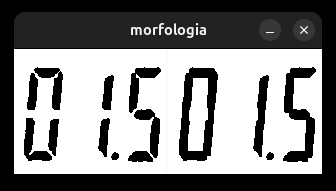
//> input picture PDI/morfo/1.png, 336 x 191 px
$ ./morfologia 1.png   (built with g++ and OpenCV 4)
//> lines starting //> are read from the running program, lines starting //| are printed output that depends on the picture


#include <iostream>
#include <opencv2/opencv.hpp>

int main(int argc, char** argv) {
  cv::Mat image, morfoImg, dilatacao;
  cv::Mat str;

  if (argc != 2) {
    std::cout << "morfologia entrada saida\n";
  }

  image = cv::imread(argv[1], cv::IMREAD_UNCHANGED);
//> image is the input picture: 191 rows x 336 cols, CV_8UC4; mean B, G, R, A 131.4, 131.4, 131.4, 204.2
  cv::bitwise_not(image, image);
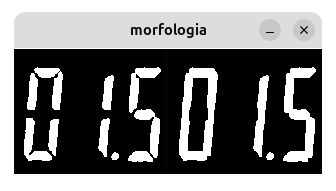
//> image: 191 rows x 336 cols, CV_8UC4; mean B, G, R, A 123.6, 123.6, 123.6, 50.8

//  image = cv::imread(argv[1], -1);

  if(image.empty()) {
    std::cout << "Erro ao carregar a imagem: " << argv[1] << std::endl;
    return -1;
  }

  // elemento estruturante
  str = cv::getStructuringElement(cv::MORPH_RECT, cv::Size(4, 11));

  // dilatacao
  cv::dilate(image, dilatacao, str);
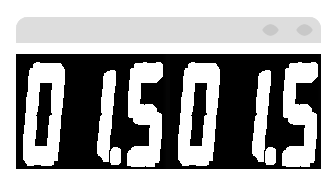
//> dilatacao: 191 rows x 336 cols, CV_8UC4; mean B, G, R, A 163.8, 163.8, 163.8, 65
  cv::erode(dilatacao, morfoImg, str);
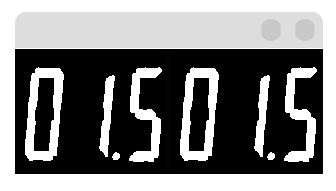
//> morfoImg: 191 rows x 336 cols, CV_8UC4; mean B, G, R, A 126.2, 126.2, 126.2, 50.8
  cv::bitwise_not(image, image);
  cv::bitwise_not(morfoImg, morfoImg);
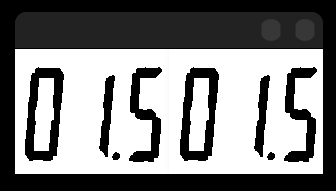
//> morfoImg: 191 rows x 336 cols, CV_8UC4; mean B, G, R, A 128.8, 128.8, 128.8, 204.2

 cv::Mat matArray[] = {image, morfoImg};
  cv::hconcat(matArray, 2, image);
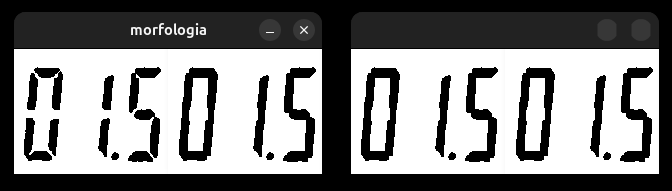
//> image: 191 rows x 672 cols, CV_8UC4; mean B, G, R, A 130.1, 130.1, 130.1, 204.2
  cv::imshow("morfologia", image);

  cv::waitKey();
  return 0;
}

$ run again, on PDI/morfo/3.png
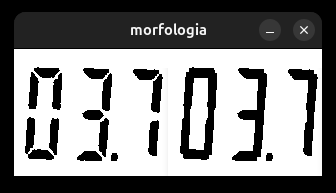
//> input picture PDI/morfo/3.png, 336 x 193 px
//> image is the input picture: 193 rows x 336 cols, CV_8UC4; mean B, G, R, A 131.5, 131.5, 131.5, 204.6
//> `cv::erode(dilatacao, morfoImg, str);`:
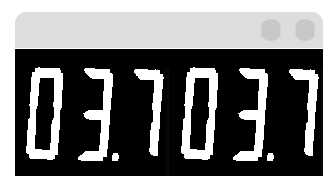
//> morfoImg: 193 rows x 336 cols, CV_8UC4; mean B, G, R, A 126.3, 126.3, 126.3, 50.4
//> `cv::hconcat(matArray, 2, image);`:
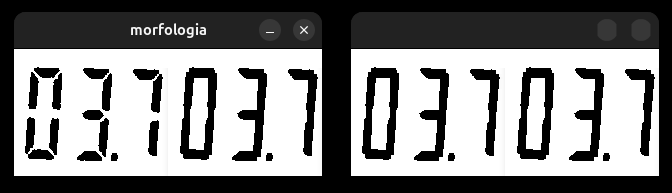
//> image: 193 rows x 672 cols, CV_8UC4; mean B, G, R, A 130.1, 130.1, 130.1, 204.6

$ run again, on PDI/morfo/4.png
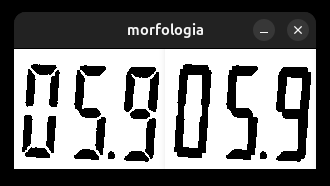
//> input picture PDI/morfo/4.png, 330 x 186 px
//> image is the input picture: 186 rows x 330 cols, CV_8UC4; mean B, G, R, A 120.4, 120.4, 120.4, 203.1
//> `cv::dilate(image, dilatacao, str);`:
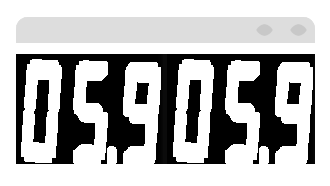
//> dilatacao: 186 rows x 330 cols, CV_8UC4; mean B, G, R, A 181.3, 181.3, 181.3, 66.5
//> `cv::hconcat(matArray, 2, image);`:
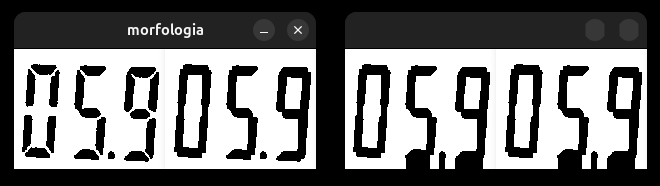
//> image: 186 rows x 660 cols, CV_8UC4; mean B, G, R, A 116.7, 116.7, 116.7, 203.1

$ run again, on PDI/morfo/5.png
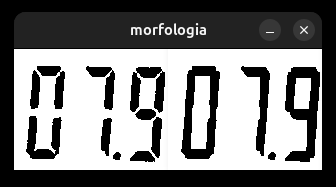
//> input picture PDI/morfo/5.png, 336 x 187 px
//> image is the input picture: 187 rows x 336 cols, CV_8UC4; mean B, G, R, A 124.4, 124.4, 124.4, 203.6
//> `cv::dilate(image, dilatacao, str);`:
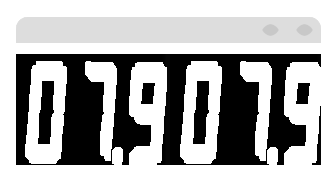
//> dilatacao: 187 rows x 336 cols, CV_8UC4; mean B, G, R, A 173.1, 173.1, 173.1, 65.9
//> `cv::hconcat(matArray, 2, image);`:
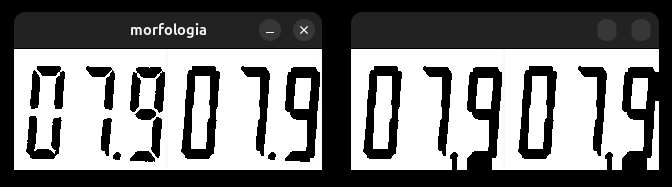
//> image: 187 rows x 672 cols, CV_8UC4; mean B, G, R, A 121.7, 121.7, 121.7, 203.6
